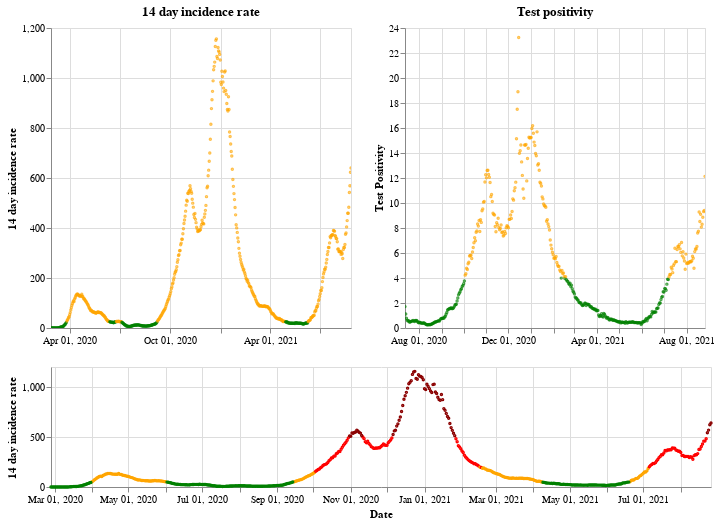

Here is the notebook cell this chart was saved with:
### Markdown cell above
## Wales

### Code cell
plot_traffic_light('Wales')

### Figure 1 — Vega-Lite specification as saved in the notebook (floating-point values rounded to 4 significant figures; data arrays with more than 128 entries replaced by an {"elided": "..."} marker saying what was removed)
{"config": {"view": {"continuousWidth": 400, "continuousHeight": 300}}, "vconcat": [{"hconcat": [{"mark": {"type": "point", "size": 2}, "encoding": {"color": {"condition": {"value": "green", "test": "(datum.twoWeeklyCasesRate <= 25)"}, "value": "orange"}, "tooltip": [{"type": "nominal", "field": "areaName"}, {"type": "temporal", "field": "date"}, {"type": "quantitative", "field": "twoWeeklyCasesRate"}, {"type": "quantitative", "field": "testPositivity"}], "x": {"type": "temporal", "axis": {"title": ""}, "field": "date", "scale": {"domain": {"selection": "DateBrush"}}, "timeUnit": "yearmonthdate"}, "y": {"type": "quantitative", "axis": {"title": "14 day incidence rate"}, "field": "twoWeeklyCasesRate"}}, "title": "14 day incidence rate", "width": 300}, {"mark": {"type": "point", "size": 2}, "encoding": {"color": {"condition": {"value": "green", "test": "(datum.testPositivity <= 4)"}, "value": "orange"}, "tooltip": [{"type": "nominal", "field": "areaName"}, {"type": "temporal", "field": "date"}, {"type": "quantitative", "field": "twoWeeklyCasesRate"}, {"type": "quantitative", "field": "testPositivity"}], "x": {"type": "temporal", "axis": {"title": ""}, "field": "date", "scale": {"domain": {"selection": "DateBrush"}}, "timeUnit": "yearmonthdate"}, "y": {"type": "quantitative", "axis": {"title": "Test Positivity"}, "field": "testPositivity"}}, "title": "Test positivity", "width": 300}]}, {"layer": [{"mark": {"type": "point", "size": 2}, "encoding": {"color": {"condition": {"value": "orange", "test": "(((datum.testPositivity < 4) && (datum.twoWeeklyCasesRate >= 50)) && (datum.twoWeeklyCasesRate < 200))"}, "value": "red"}, "opacity": {"condition": {"value": 1, "test": "((datum.twoWeeklyCasesRate >= 50) && (datum.twoWeeklyCasesRate < 500))"}, "value": 0}, "tooltip": [{"type": "nominal", "field": "areaName"}, {"type": "temporal", "field": "date"}, {"type": "quantitative", "field": "twoWeeklyCasesRate"}, {"type": "quantitative", "field": "testPositivity"}], "x": {"type": "temporal", "axis": {"title": "Date"}, "field": "date", "timeUnit": "yearmonthdate"}, "y": {"type": "quantitative", "axis": {"title": "14 day incidence rate"}, "field": "twoWeeklyCasesRate"}}, "selection": {"DateBrush": {"type": "interval", "encodings": ["x"], "fields": ["Time"]}}}, {"mark": {"type": "point", "size": 2}, "encoding": {"color": {"value": "darkred"}, "opacity": {"condition": {"value": 1, "test": "(datum.twoWeeklyCasesRate >= 500)"}, "value": 0}, "tooltip": [{"type": "nominal", "field": "areaName"}, {"type": "temporal", "field": "date"}, {"type": "quantitative", "field": "twoWeeklyCasesRate"}, {"type": "quantitative", "field": "testPositivity"}], "x": {"type": "temporal", "axis": {"title": "Date"}, "field": "date", "timeUnit": "yearmonthdate"}, "y": {"type": "quantitative", "axis": {"title": "14 day incidence rate"}, "field": "twoWeeklyCasesRate"}}}, {"mark": {"type": "point", "size": 2}, "encoding": {"color": {"condition": {"value": "green", "test": "((datum.testPositivity < 4) && (datum.twoWeeklyCasesRate < 50))"}, "value": "orange"}, "opacity": {"condition": {"value": 1, "test": "(datum.twoWeeklyCasesRate < 50)"}, "value": 0}, "tooltip": [{"type": "nominal", "field": "areaName"}, {"type": "temporal", "field": "date"}, {"type": "quantitative", "field": "twoWeeklyCasesRate"}, {"type": "quantitative", "field": "testPositivity"}], "x": {"type": "temporal", "axis": {"title": "Date"}, "field": "date", "timeUnit": "yearmonthdate"}, "y": {"type": "quantitative", "axis": {"title": "14 day incidence rate"}, "field": "twoWeeklyCasesRate"}}}], "height": 120, "width": 660}], "data": {"name": "data-0b70a7224626c46bb67a9a97aa45d80e"}, "$schema": "https://vega.github.io/schema/vega-lite/v4.8.1.json", "datasets": {"data-0b70a7224626c46bb67a9a97aa45d80e": {"elided": "547 records"}}}
